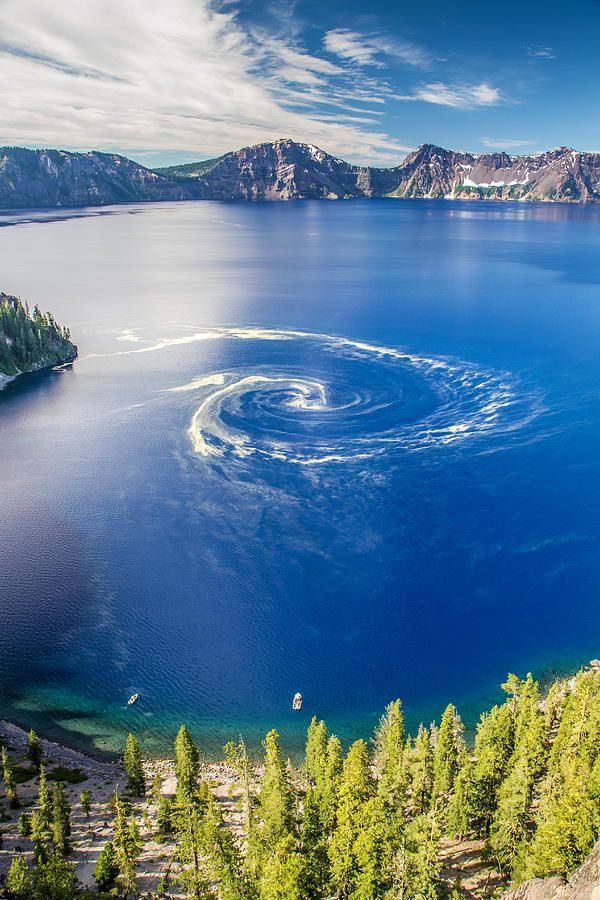
//> input picture opencv3/ch6/ch6/9.jpg, 600 x 900 px
$ ./tx_threshold   (built with g++ and OpenCV 4)
//> lines starting //> are read from the running program, lines starting //| are printed output that depends on the picture
#include "opencv2/imgproc/imgproc.hpp"
#include "opencv2/highgui/highgui.hpp"
#include <iostream>
using namespace cv;
using namespace std;

//-----------------------------------【宏定义部分】--------------------------------------------
//		描述：定义一些辅助宏
//------------------------------------------------------------------------------------------------
#define WINDOW_NAME "【程序窗口】"        //为窗口标题定义的宏


//-----------------------------------【全局变量声明部分】--------------------------------------
//		描述：全局变量的声明
//-----------------------------------------------------------------------------------------------
int g_nThresholdValue = 100;
int g_nThresholdType = 3;
Mat g_srcImage, g_grayImage, g_dstImage;

//-----------------------------------【全局函数声明部分】--------------------------------------
//		描述：全局函数的声明
//-----------------------------------------------------------------------------------------------
static void ShowHelpText();//输出帮助文字
void on_Threshold(int, void*);//回调函数


//-----------------------------------【main( )函数】--------------------------------------------
//		描述：控制台应用程序的入口函数，我们的程序从这里开始执行
//-----------------------------------------------------------------------------------------------
int main()
{
	//【0】改变console字体颜色
	system("color 1F");

	//【0】显示欢迎和帮助文字
	ShowHelpText();

	//【1】读入源图片
	g_srcImage = imread("9.jpg");
//> g_srcImage is the input picture: 900 rows x 600 cols, CV_8UC3; mean B, G, R 148, 127.2, 95.2
	if (!g_srcImage.data) { printf("读取图片错误，请确定目录下是否有imread函数指定的图片存在~！ \n"); return false; }
	imshow("原始图", g_srcImage);

	//【2】存留一份原图的灰度图
	cvtColor(g_srcImage, g_grayImage, COLOR_RGB2GRAY);
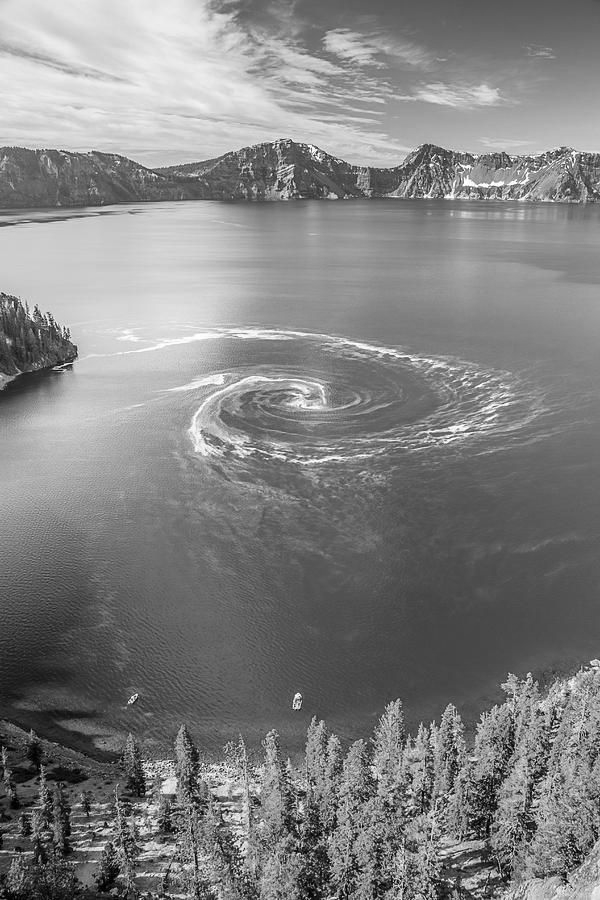
//> g_grayImage: 900 rows x 600 cols, CV_8UC1; min 0, max 255, mean 129.8

	//【3】创建窗口并显示原始图
	namedWindow(WINDOW_NAME, WINDOW_AUTOSIZE);

	//【4】创建滑动条来控制阈值
	createTrackbar("模式",
		WINDOW_NAME, &g_nThresholdType,
		4, on_Threshold);

	createTrackbar("参数值",
		WINDOW_NAME, &g_nThresholdValue,
		255, on_Threshold);

	//【5】初始化自定义的阈值回调函数
	on_Threshold(0, 0  );//回调函数有两个变量
//> in on_Threshold, `threshold(g_grayImage, g_dstImage, g_nThresholdValue, 255, g_nThreshol..`:
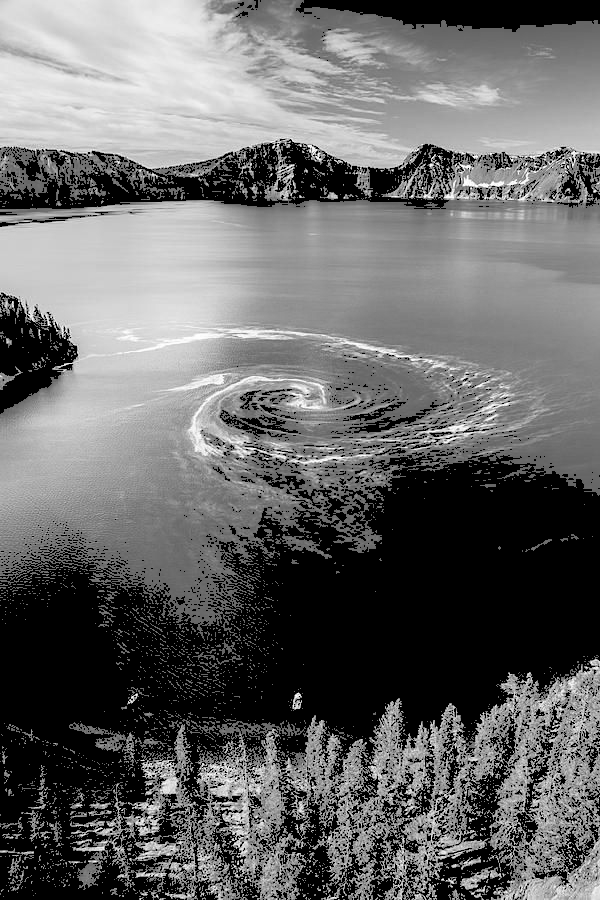
//> g_dstImage: 900 rows x 600 cols, CV_8UC1; min 0, max 255, mean 103.3

	// 【6】轮询等待用户按键，如果ESC键按下则退出程序
	while (1)
	{
		int key;
		key = waitKey(20);
//> the Esc key is pressed
		if ((char)key == 27) { break; }
	}

}

//-----------------------------------【on_Threshold( )函数】------------------------------------
//		描述：自定义的阈值回调函数
//-----------------------------------------------------------------------------------------------
void on_Threshold(int, void*)
{
	//调用阈值函数
	threshold(g_grayImage, g_dstImage, g_nThresholdValue, 255, g_nThresholdType);

	//更新效果图
	imshow(WINDOW_NAME, g_dstImage);
}

//-----------------------------------【ShowHelpText( )函数】----------------------------------
//      描述：输出一些帮助信息
//----------------------------------------------------------------------------------------------
static void ShowHelpText()
{
	//输出欢迎信息和OpenCV版本
	printf("\n\n\t\t\t非常感谢购买《OpenCV3编程入门》一书！\n");
	printf("\n\n\t\t\t此为本书OpenCV3版的第55个配套示例程序\n");
	printf("\n\n\t\t\t   当前使用的OpenCV版本为：" CV_VERSION);
	printf("\n\n  ----------------------------------------------------------------------------\n");

	//输出一些帮助信息
	printf("\n\t欢迎来到【基本阈值操作】示例程序~\n\n");
	printf("\n\t按键操作说明: \n\n"
		"\t\t键盘按键【ESC】- 退出程序\n"
		"\t\t滚动条模式0- 二进制阈值\n"
		"\t\t滚动条模式1- 反二进制阈值\n"
		"\t\t滚动条模式2- 截断阈值\n"
		"\t\t滚动条模式3- 反阈值化为0\n"
		"\t\t滚动条模式4- 阈值化为0\n");
}

$ run again, with opencv3/ch6/ch6/1.jpg copied over opencv3/ch6/ch6/9.jpg
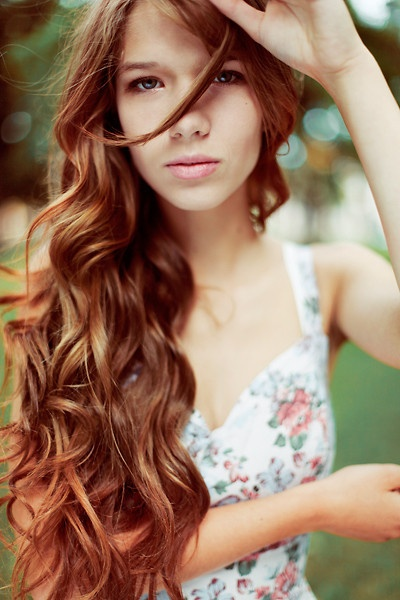
//> input picture opencv3/ch6/ch6/1.jpg, 400 x 600 px
//> g_srcImage is the input picture: 600 rows x 400 cols, CV_8UC3; mean B, G, R 98.3, 120, 152.7
//> `cvtColor(g_srcImage, g_grayImage, COLOR_RGB2GRAY);`:
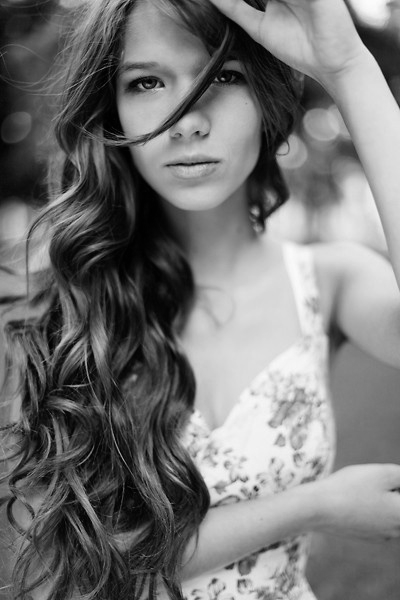
//> g_grayImage: 600 rows x 400 cols, CV_8UC1; min 0, max 252, mean 117.2
//> in on_Threshold, `threshold(g_grayImage, g_dstImage, g_nThresholdValue, 255, g_nThreshol..`:
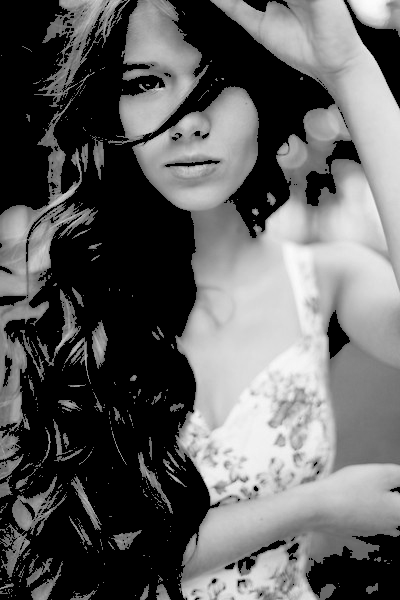
//> g_dstImage: 600 rows x 400 cols, CV_8UC1; min 0, max 252, mean 95.9

$ run again, with opencv3/ch6/ch6/2.jpg copied over opencv3/ch6/ch6/9.jpg
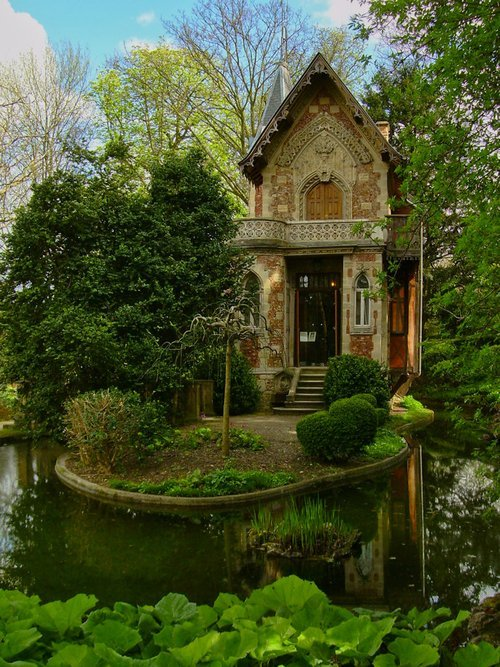
//> input picture opencv3/ch6/ch6/2.jpg, 500 x 667 px
//> g_srcImage is the input picture: 667 rows x 500 cols, CV_8UC3; mean B, G, R 45.5, 84, 72.8
//> `cvtColor(g_srcImage, g_grayImage, COLOR_RGB2GRAY);`:
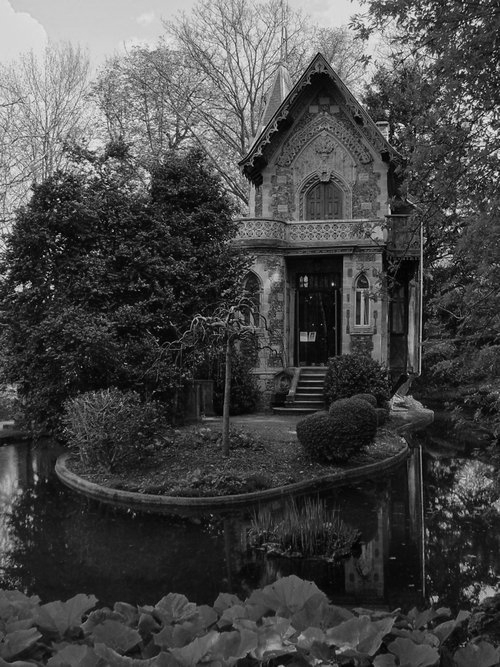
//> g_grayImage: 667 rows x 500 cols, CV_8UC1; min 0, max 250, mean 71.2
//> in on_Threshold, `threshold(g_grayImage, g_dstImage, g_nThresholdValue, 255, g_nThreshol..`:
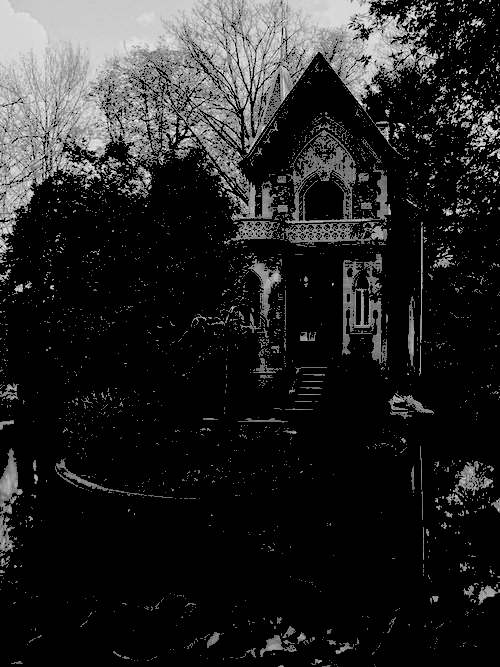
//> g_dstImage: 667 rows x 500 cols, CV_8UC1; min 0, max 250, mean 36.8
